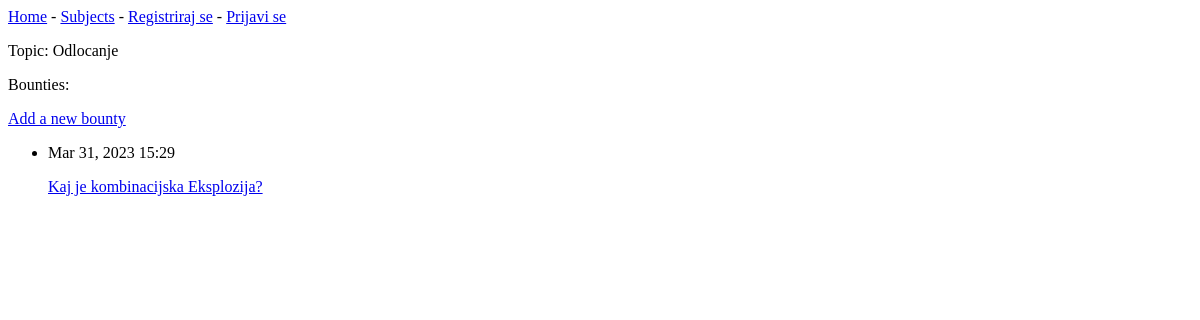
Page /topics/1/ on the earlier database version.
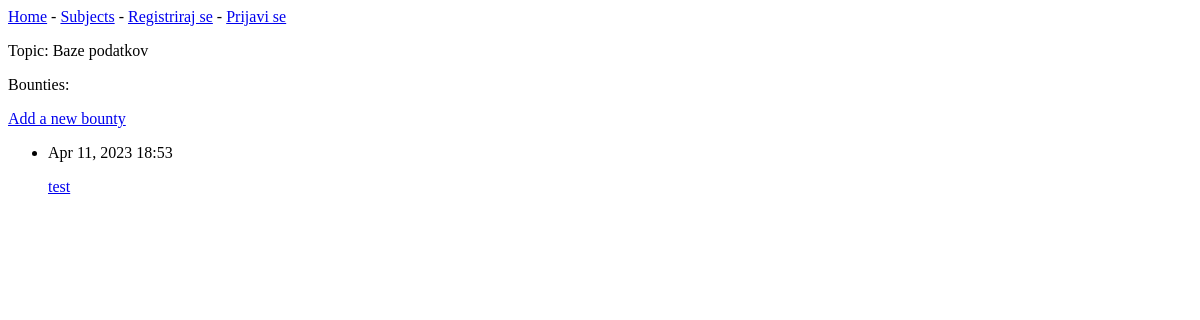
Same page on the later database version.
### bounties/models.py (models this page shows, shortened)
class Topic(models.Model):
    owner=models.ForeignKey(User, on_delete=models.CASCADE)
    name=models.CharField(max_length=200)
    subject=models.ForeignKey(Subject, on_delete=models.CASCADE)
    date_added=models.DateTimeField(auto_now_add=True)

class Bounty(models.Model):
    owner=models.ForeignKey(User, on_delete=models.CASCADE)
    name=models.CharField(max_length=200)
    subject=models.ForeignKey(Subject, on_delete=models.CASCADE)
    topic=models.ForeignKey(Topic, on_delete=models.CASCADE)
    date_added=models.DateTimeField(auto_now_add=True)
    text=models.TextField(default="Nedokoncana objava")
    class Meta:
        verbose_name_plural = 'bounties'

### bounties/views.py (the view)
# urls.py: path('topics/<int:topic_id>/', views.topic, name='topic'),
def topic(request, topic_id):
    topic=Topic.objects.get(id=topic_id)
    bounties=topic.bounty_set.order_by('-date_added')
    context={'topic': topic, 'bounties': bounties}
    return render(request, 'bounties/topic.html', context)

### bounties/templates/bounties/topic.html
{% extends 'bounties/base.html' %}
{% block content %}
<p>Topic: {{ topic.name }}</p>
<p>Bounties: </p>
<p>
  <a href="{% url 'bounties:new_bounty' topic.id %}">Add a new bounty</a>
</p>
<ul>
    {% for bounty in bounties %}
      <li>
        <p>{{ bounty.date_added|date:'M d, Y H:i' }}</p>
        <p><a href="{% url 'bounties:bounty' topic.id bounty.id %}">{{ bounty.name }}</a></p>
      </li>
    {% empty %}
      <li>No bounties active</li>
    {% endfor %}
</ul>
{% endblock content %}

### bounties/templates/bounties/base.html (shortened to what this page needs)
<p>
    <a href="{% url 'bounties:index' %}">Home</a> -
    <a href="{% url 'bounties:subjects' %}">Subjects</a> -
    {% if user.is_authenticated %}
      Hello, {{ user.username }}.
    {% else %}
      <a href="{% url 'accounts:register' %}">Registriraj se</a> -
      <a href="{% url 'accounts:login' %}">Prijavi se</a>
    {% endif %}
</p>
{% block content %}{% endblock content %}

Differences in the rows shown:
removed Bounty: date_added "Mar 31, 2023 15:29", name "Kaj je kombinacijska Eksplozija?"
changed Topic: name "Odlocanje" → "Baze podatkov"
added Bounty: date_added "Apr 11, 2023 18:53", name "test"
